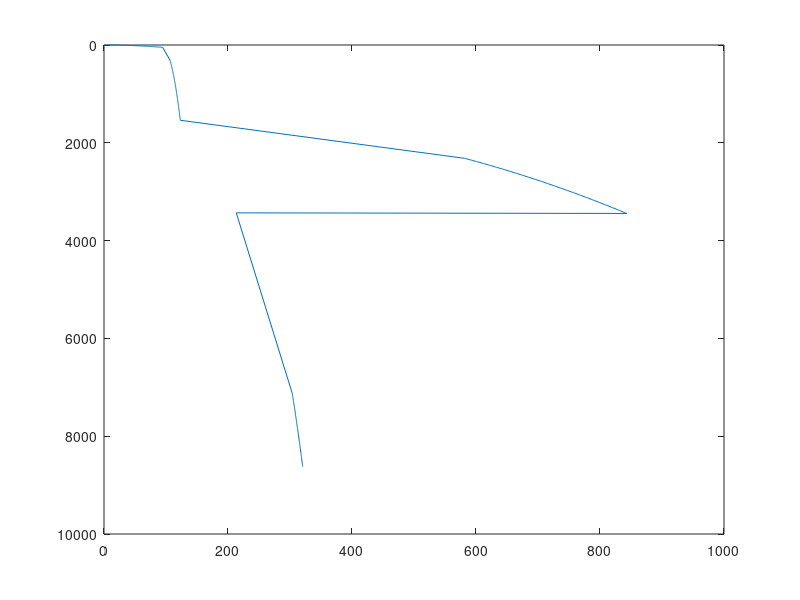

Here is the MATLAB script that generated this plot: (Note: this script raises an error after producing the figure.)
%%%%%% Code to Generate Nice Looking Plots %%%%%%
clear
close all
%%%%%%%% Create Velocity and Slowness Models %%%%%%%%
v0 = 0.5;
vf = 5;
dv = .01; 
nv = floor((vf - v0)/dv);

nx = nv; 
nz = nv;
vals = 1:nv;
vel=1:nv; 
vel(1:100)=1; 
vel(101:240)=8; 
vel(241:379)=.5; 
vel(379:450)=4; 
slo=1./vel; 

%%%%%%%% Structs for Evaluating the Difference Between Solutions %%%%%%%%
allPosVec = struct('x_Pos',vals,'z_Pos',vals);
allPltVec = struct('x_Plt',vals,'z_Plt',vals);
%%%%%%%% Euler's Method Implementation %%%%%%%%%
t0 = 0; 
tf = 430;
nt = nv; 
dt = (tf-t0)/nt;

xPos0 = 0; 
zPos0 = 0; 

xPos = vals;
zPos = vals;
xDir = vals;
zDir = vals;
xPlt=vals;
zPlt=vals; 

xPos(1) = xPos0;
zPos(1) = zPos0;

a0 = 0;
af = 90;
da = 4; 
na = floor((af - a0)/da);

gsz=vals; 
%dsz=(zsloVec(end)-zsloVec(1))/nv; 
 
for a=1:na+1
    alpha = a0 + (a-1)*da;
    xDir0 = sind(alpha); 
    zDir0 = cosd(alpha); 
    xDir(1) = xDir0/vel(1); 
    zDir(1) = zDir0/vel(1); 

    for ix=1:nv-1
        xPos(ix+1) = xPos(ix) + xDir(ix)*dt;
        xDir(ix+1) = xDir(ix) + 0*dt; 
    end
    for ix=2:nv-1
        if ix == 0
            gsz(ix) = (slo(ix+1) - slo(ix))/dt;
        elseif ix == nv
            gsz(ix) = (slo(ix) - slo(ix-1))/dt;
        else
            gsz(ix) = (slo(ix+1) - slo(ix-1))/(2*dt);
        end
        zPos(ix+1) = zPos(ix) + zDir(ix)*dt;
        zDir(ix+1) = zDir(ix) + gsz(ix)*dt; 
        if zPos(ix+1) < 0
            zPos(ix+1) = 0; 
        end
    end
    allPosVec(a).x_Pos = xPos; 
    allPosVec(a).z_Pos = zPos; 
end


%%%%%%%%%%%%% Analytic Solution %%%%%%%%%%%%%%%%%
gVz=1:nv;
g1z=vel(100)/101; 
g2z=vel(240)/140; 
g3z=vel(379)/138; 
g4z=vel(450)/71; 
gVz(1:100)=g1z; 
gVz(101:240)=g2z; 
gVz(241:379)=g3z; 
gVz(380:450)=g4z;
gVx=0; 
tVec=1:nt; 

for it=1:nt               % fill tVec with times
    tVec(it) = t0 + (it-1) * dt;
end
for a=1:na+1
    alpha = a0 + (a-1)*da
    for it=1:100
        xDir0 = sind(alpha)/vel(it); 
        zDir0 = cosd(alpha)/vel(it);
        t = tVec(it);
        xPos_ = xPos0 + xDir0*t + gVx * t*t * 0.5;
        xPlt(it) = xPos_; 
        zPos_ = zPos0 + zDir0*t + gVz(it) * t*t * 0.5; 
        zPlt(it) = zPos_;
    end
    for it=101:240
        xDir0 = sind(alpha)/vel(it); 
        zDir0 = cosd(alpha)/vel(it); 
        xPos0=xPlt(100); 
        zPos0=zPlt(100); 
        t = tVec(it);
        xPos_ = xPos0 + xDir0*t + gVx * t*t * 0.5;
        xPlt(it) = xPos_; 
        
        zPos_ = zPos0 + zDir0*t + gVz(it) * t*t * 0.5; 
        zPlt(it) = zPos_;
    end
    for it=241:379
        xDir0 = sind(alpha)/vel(it); 
        zDir0 = cosd(alpha)/vel(it); 
        xPos0=xPlt(240); 
        zPos0=zPlt(240); 
        t = tVec(it);
        xPos_ = xPos0 + xDir0*t + gVx * t*t * 0.5;
        xPlt(it) = xPos_; 
        zPos_ = zPos0 + zDir0*t + gVz(it) * t*t * 0.5; 
        zPlt(it) = zPos_;
    end
    for it=380:450
        xDir0 = sind(alpha)/vel(it); 
        zDir0 = cosd(alpha)/vel(it); 
        xPos0=xPlt(379); 
        zPos0=zPlt(379); 
        t = tVec(it);
        xPos_ = xPos0 + xDir0*t + gVx * t*t * 0.5;
        xPlt(it) = xPos_; 
        zPos_ = zPos0 + zDir0*t + gVz(it) * t*t * 0.5; 
        zPlt(it) = zPos_;
    end
    xPos0=0; 
    zPos0=0; 
    allPltVec(a).x_Plt = xPlt; 
    allPltVec(a).z_Plt = zPlt; 
    plot(xPlt,zPlt);        
end
    
set(gca,'YDir','reverse'); 
%%%%% Plot Velocity Colormap in the Background %%%%%%%%
maxx=0; 
maxz=0;

for ia=1:na
    tempx=max(allPosVec(ia).x_Pos); 
    tempz=max(allPosVec(ia).z_Pos); 
    if tempx > maxx
        maxx=tempx; 
    end
    if tempz > maxz
        maxz=tempz; 
    end
end

scalex=nv/maxx;
scalez=nv/maxz;
colormap gray(4); 
slo2D=repmat(slo,nv,1);
vel2D=transpose(repmat(vel,nv,1)); 
t_slo=transpose(slo2D); 
% figure;
% hold on 
% for ia=1:na
%     aPosx=allPosVec(ia).x_Pos * scalex; 
%     aPosz=allPosVec(ia).z_Pos * scalez;
%     plot(aPosx,aPosz,'LineWidth',1.35)
% end
% title('Euler''s Method in an Anisotropic Veclocity Medium','fontsize',18)
% ylabel('Depth of Ray','fontsize',14)
% xlabel('Horizontal Distance Traveled','fontsize',14)
% axis([1,nv,0,nv])
% b=surf(vel2D,'EdgeColor','none');
% view(0,90);
% z=get(b,'Zdata');
% set(b,'Zdata',z-10);
% set(gca,'YDir','reverse');
% c = colorbar;
% c.Label.String= 'Slowness';
% c.FontSize=12;
% hold off